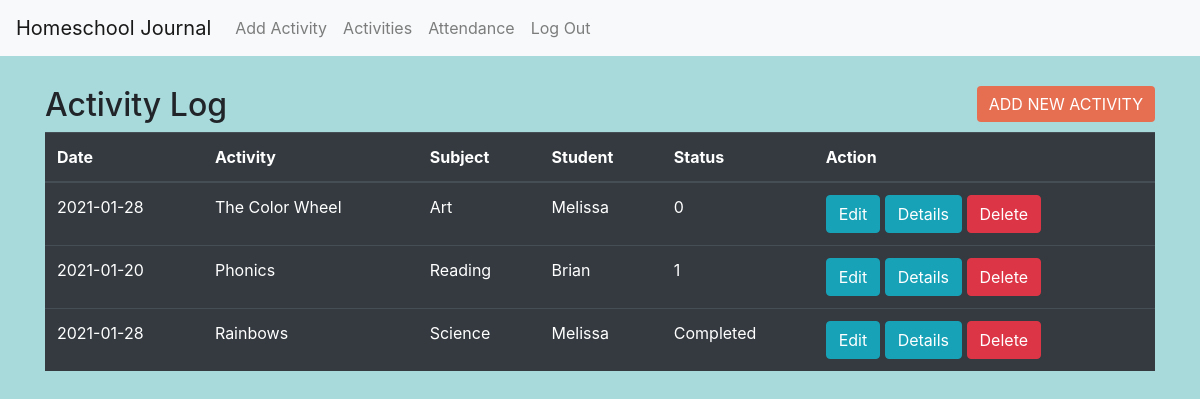
Screenshot of /log (signed in) with the database file from the repository.
### app/models.py (models this page shows, shortened)
class Activity(db.Model):
    id = db.Column(db.Integer, primary_key=True)
    title = db.Column(db.String(150), index=True, nullable=False)
    user_id = db.Column(db.Integer, db.ForeignKey('user.id'), index=True)
    subject_id = db.Column(db.Integer, db.ForeignKey('subject.id'), index=True, nullable=False)
    student_id = db.Column(db.Integer, db.ForeignKey('student.id'), index=True, nullable=False)
    description = db.Column(db.Text, index=True)
    resources = db.Column(db.Text, index=True)
    activity_date = db.Column(db.String(64), index=True, nullable=False)
    notes = db.Column(db.Text, index=True)
    status = db.Column(db.String(64), index=True, nullable=False)

class Subject(db.Model):
    id = db.Column(db.Integer, primary_key=True)
    user_id = db.Column(db.Integer, db.ForeignKey('user.id'), index=True)
    subject_name = db.Column(db.String(64), index=True)
    activities = db.relationship('Activity', backref='subject', lazy='dynamic')
    def __str__(self):
        return self.subject_name

class Student(db.Model):
    id = db.Column(db.Integer, primary_key=True)
    student_name = db.Column(db.String(64), index=True)
    user_id = db.Column(db.Integer, db.ForeignKey('user.id'))
    attendance = db.relationship('Attendance', backref='student', lazy='dynamic')
    activities = db.relationship('Activity', backref='student', lazy='dynamic')
    def __str__(self):
        return self.student_name

### app/routes.py (the view)
@app.route('/log', methods=('GET', 'POST'))
@login_required
def log():
    activities = current_user.activities
    form = AddActivityForm()
    if form.validate_on_submit():
        flash('"{}" has been successfully added'.format(form.title.data), 'info')
    return render_template('log.html', activities=activities, form=form)

### app/models.py (called while the page is built)
@login.user_loader
def load_user(id):
    return User.query.get(int(id))

### app/templates/log.html (shortened to what this page needs)
{% extends 'base.html' %}
{% block content %}
    <div class="activity-log-header">
        <h2>Activity Log <button id="modal-add-btn" type="button" class="btn btn-success float-right" data-toggle="modal" data-target="#modal-add">Add New Activity</button></h2>
    </div>
    <table class="table table-dark">
        <thead>
            <tr>
                <th>Date</th>
                <th>Activity</th>
                <th>Subject</th>
                <th>Student</th>
                <th>Status</th>
                <th>Action</th>
            </tr>
        </thead>
        <tbody>
            {% for activity in activities %}
            <tr>
                <td>{{ activity.activity_date }}</td>
                <td>{{ activity.title }}</td>
                <td>{{ activity.subject }}</td>
                <td>{{ activity.student }}</td>
                <td>{{ activity.status }}</td>
                <td>
                    <a href="" class="btn btn-info btn-xs" data-toggle="modal" data-target="#modal-edit">Edit</a>
                    <a href="" class="btn btn-info btn-xs" data-toggle="modal" data-target="#modal-details">Details</a>
                    <a href="" class="btn btn-danger btn-xs" onclick="return confirm('Are you sure you want to delete?')">Delete</a>
                </td>
            </tr>
            {% endfor %}
        </tbody>
    </table>
{% endblock %}

### app/templates/base.html (shortened to what this page needs)
<!DOCTYPE html>
<html lang="en">
    <head>
        <link rel="stylesheet" href="https://stackpath.bootstrapcdn.com/bootstrap/4.3.1/css/bootstrap.min.css">
        <link rel="stylesheet" href="{{ url_for('static', filename='style.css') }}">
        <link rel="stylesheet" href="//netdna.bootstrapcdn.com/font-awesome/3.2.1/css/font-awesome.css">
    </head>
    <body>
      <nav class="navbar navbar-expand-lg navbar-light bg-light">
        <a class="navbar-brand" href="{{ url_for('index') }}">Homeschool Journal</a>
        <div class="collapse navbar-collapse" id="navbarNav">
          <ul class="navbar-nav">
            <li class="nav-item">
              <a class="nav-link" href="{{ url_for('add') }}">Add Activity</a>
            </li>
            <li class="nav-item">
              <a class="nav-link" href="{{ url_for('log') }}">Activities</a>
            </li>
            <li class="nav-item">
              <a class="nav-link" href="{{ url_for ('attend') }}">Attendance</a>
            </li>
            <li class="nav-item">
              {% if current_user.is_anonymous %}
              <a class="nav-link" href="{{ url_for ('login') }}">Log In</a>
              {% else %}
              <a class="nav-link" href="{{ url_for ('logout') }}">Log Out</a>
              {% endif %}
            </li>
          </ul>
        </div>
      </nav>
      <div class ="container">
          {% block content %} {% endblock %}
      </div>
    </body>
</html>

### app/static/style.css (style rules this page uses)
body { background-color: #a8dadc; }
#submit, #modal-add-btn { background-color: #e76f51; text-transform: uppercase; border: none; }
.activity-log-header { padding-top: 30px; }

### rows the page displays
Activity: activity_date "2021-01-28", title "The Color Wheel", subject "Art", student "Melissa", status "0"
Activity: activity_date "2021-01-20", title "Phonics", subject "Reading", student "Brian", status "1"
Activity: activity_date "2021-01-28", title "Rainbows", subject "Science", student "Melissa", status "Completed"
